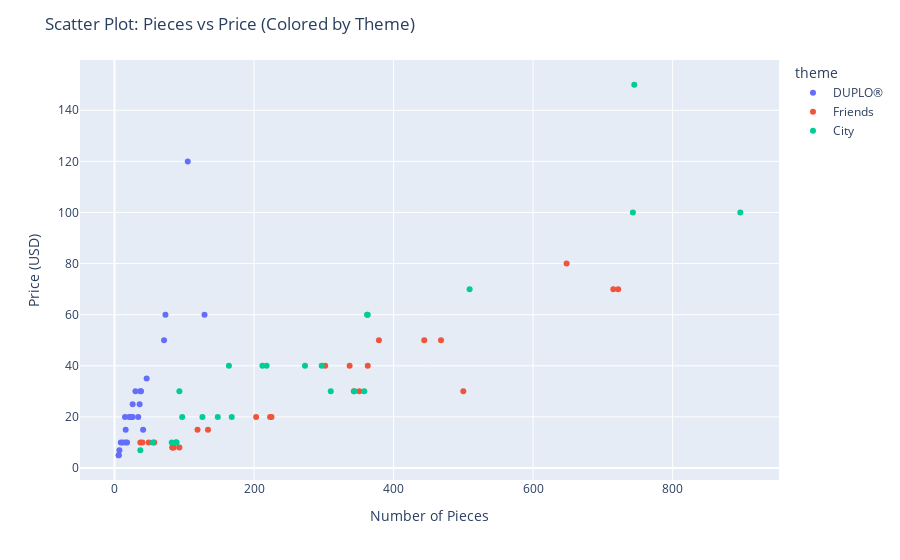

This figure's notebook cell:
### Markdown cell above
### Problem 3
###### (a) Make a scatter plot of the number of pieces vs the price. Color the data by the lego theme and add the set name as your hover_data.

###### (b) Answer the three questions by describing what you see in the graph. Comment on any points that look like outliers.
###### Do the more expensive sets have more pieces?
###### Answer: Yes, more expensive sets have more pieces. You can tell because, in the graph, as the number of pieces increases, so does the price, indicating that more expensive sets have more pieces.
###### What is the most expensive set? 
###### Answer: The most expensive set is the "Ocean Exploration Ship" in the City theme.
###### Are there any differences between the themes?
###### Answer: The "Duplo" theme has a lot fewer pieces compared to the "City" and "Friends" themed sets.

### Code cell
# Code for question 3 (a)
fig = px.scatter(
    DF,
    x='pieces',   #Variable one "pieces"        
    y='price',     # Variable two "price"       
    color='theme',  # Separating the dots by specific color so you can tell what theme the set is from easier.      
    hover_data=['set_name'] #Adds extra key information to each dot on the plot. 
)

fig.update_layout(
    title="Scatter Plot: Pieces vs Price (Colored by Theme)", #Title of the scatter plot
    xaxis_title="Number of Pieces", #Title for the x axis
    yaxis_title="Price (USD)" #Title for the y axis
)

fig.show()

### Figure 1 — Plotly figure (JSON) as saved in the notebook; plotly's stock layout.template omitted (floating-point values rounded to 4 significant figures)
{"data": [{"customdata": [["My First Ladybird"], ["My First Race Car"], ["My First Celebration"], ["Large Playground Brick Box"], ["Farmers' Market"], ["Farm Animals"], ["Train Bridge and Tracks"], ["Cargo Train"], ["Spider-Man & Hulk Adventures"], ["Rapunzel's Tower"], ["Train Tracks"], ["My First Fun Puzzle"], ["My First Car Creations"], ["Fire Truck"], ["Baby Animals"], ["Tropical Island"], ["Plane"], ["Submarine Adventure"], ["Alphabet Truck"], ["Tow Truck"], ["Super Heroes Lab"], ["Bedroom"], ["Pizza Stand"], ["Bakery"], ["Modular Playhouse"]], "hovertemplate": "theme=DUPLO®<br>pieces=%{x}<br>price=%{y}<br>set_name=%{customdata[0]}<extra></extra>", "legendgroup": "DUPLO®", "marker": {"color": "#636efa", "symbol": "circle"}, "mode": "markers", "name": "DUPLO®", "orientation": "v", "showlegend": true, "type": "scatter", "x": [6, 6, 41, 71, 26, 16, 26, 105, 38, 37, 23, 15, 34, 21, 9, 73, 12, 24, 36, 7, 30, 16, 18, 46, 129], "xaxis": "x", "y": [4.99, 4.99, 14.99, 49.99, 19.99, 9.99, 24.99, 120.0, 29.99, 29.99, 19.99, 19.99, 19.99, 19.99, 9.99, 59.99, 9.99, 19.99, 24.99, 6.99, 29.99, 14.99, 9.99, 34.99, 59.99], "yaxis": "y"}, {"customdata": [["Stephanie's Soccer Practice"], ["Olivia's Mission Vehicle"], ["Mia's Tree House"], ["Friendship House"], ["Friends Advent Calendar"], ["Stephanie's Heart Box"], ["Mia's Heart Box"], ["Mia's Forest Adventures"], ["Stephanie's Obstacle Course"], ["Mia's House"], ["Andrea's Pool Party"], ["Turtles Rescue Mission"], ["Dolphins Rescue Mission"], ["Andrea's Summer Heart Box"], ["Olivia's Summer Heart Box"], ["Heartlake City Hospital"], ["Puppy Playground"], ["Andrea's Play Cube - Singer"], ["Mia's Play Cube - Veterinarian"], ["Mia's Play Cube - Cinema"], ["Baby Elephant Jungle Rescue"], ["Tiger Hot Air Balloon Jungle Rescue"], ["Jungle Rescue Base"], ["Emma's Fashion Shop"], ["Beach House"]], "hovertemplate": "theme=Friends<br>pieces=%{x}<br>price=%{y}<br>set_name=%{customdata[0]}<extra></extra>", "legendgroup": "Friends", "marker": {"color": "#EF553B", "symbol": "circle"}, "mode": "markers", "name": "Friends", "orientation": "v", "showlegend": true, "type": "scatter", "x": [119, 223, 351, 722, 500, 85, 83, 134, 337, 715, 468, 225, 363, 83, 93, 379, 57, 49, 40, 37, 203, 302, 648, 343, 444], "xaxis": "x", "y": [14.99, 19.99, 29.99, 69.99, 29.99, 7.99, 7.99, 14.99, 39.99, 69.99, 49.99, 19.99, 39.99, 7.99, 7.99, 49.99, 9.99, 9.99, 9.99, 9.99, 19.99, 39.99, 79.99, 29.99, 49.99], "yaxis": "y"}, {"customdata": [["Off-Road Chase"], ["Mountain Fugitives"], ["Dirt Road Pursuit"], ["Pickup & Caravan"], ["Heavy Cargo Transport"], ["Mining Team"], ["People Pack - Outdoor Adventures"], ["Parachute Arrest"], ["Dock Side Fire"], ["Fire Station"], ["Fire Plane"], ["Construction Loader"], ["Diving Yacht"], ["Harvester Transport"], ["Mars Research Shuttle"], ["Police Helicopter Chase"], ["Police Monster Truck Heist"], ["Police Station"], ["Fire Helicopter Response"], ["Street Sweeper"], ["Monster Truck"], ["Construction Bulldozer"], ["Tuning Workshop"], ["Ocean Exploration Ship"], ["Safari Off-Roader"]], "hovertemplate": "theme=City<br>pieces=%{x}<br>price=%{y}<br>set_name=%{customdata[0]}<extra></extra>", "legendgroup": "City", "marker": {"color": "#00cc96", "symbol": "circle"}, "mode": "markers", "name": "City", "orientation": "v", "showlegend": true, "type": "scatter", "x": [37, 88, 297, 344, 310, 82, 164, 218, 97, 509, 363, 88, 148, 358, 273, 212, 362, 743, 93, 89, 55, 126, 897, 745, 168], "xaxis": "x", "y": [6.99, 9.99, 39.99, 29.99, 29.99, 9.99, 39.99, 39.99, 19.99, 69.99, 59.99, 9.99, 19.99, 29.99, 39.99, 39.99, 59.99, 99.99, 29.99, 9.99, 9.99, 19.99, 99.99, 150.0, 19.99], "yaxis": "y"}], "layout": {"legend": {"title": {"text": "theme"}, "tracegroupgap": 0}, "margin": {"t": 60}, "title": {"text": "Scatter Plot: Pieces vs Price (Colored by Theme)"}, "xaxis": {"anchor": "y", "domain": [0, 1], "title": {"text": "Number of Pieces"}}, "yaxis": {"anchor": "x", "domain": [0, 1], "title": {"text": "Price (USD)"}}}}
